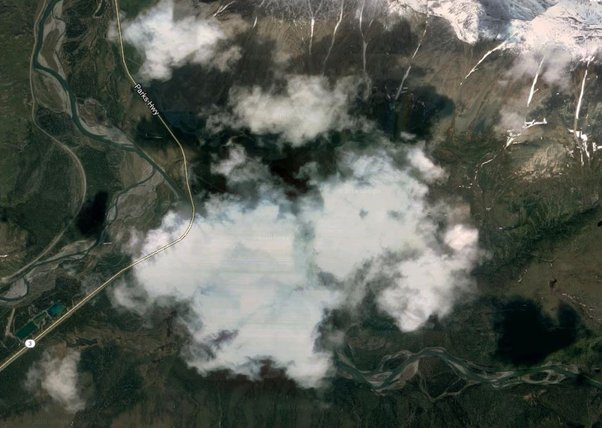
#> input picture Clouds_img/cloud6.jpg, 602 x 428 px, found by its file name
$ python 'Cloud Analaysis 3.py'
#> lines starting #> are read from the running program, lines starting #| are printed output that depends on the picture; after the words box and inside, x2 and y2 are one past the last pixel; in counts of white or black regions, pixels touching at a corner belong together
import cv2
import numpy as np
import matplotlib.pyplot as plt

# This Segement Images of Clouds and field and Mountains

img = cv2.imread('C:/Mugesh Rao/JIT/CANSAT/CANSAT_OpneCV_Project/Clouds_img/cloud6.jpg')
#> img is the input picture: shape (428, 602, 3); mean B, G, R 83.6, 92.1, 87

gray = cv2.cvtColor(img, cv2.COLOR_BGR2GRAY)

ret, thresh = cv2.threshold(gray, 127, 255, cv2.THRESH_BINARY)
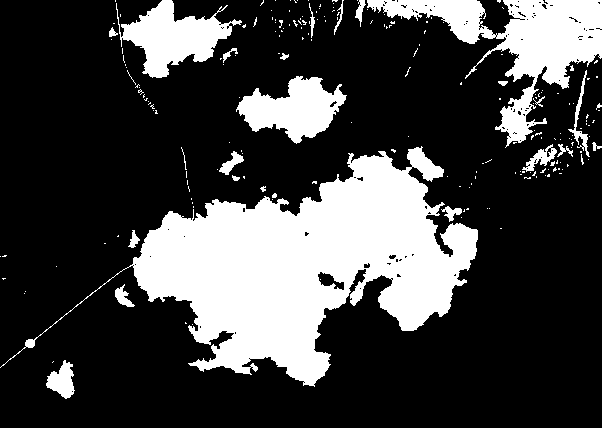
#> thresh: shape (428, 602); 25.6% white; 210 white regions (185 under 20 px)

contours, hierarchy = cv2.findContours(thresh, cv2.RETR_TREE, cv2.CHAIN_APPROX_SIMPLE)
#> contours = 341 contours, 312 with area under 20; largest, box (x1, y1, x2, y2) and area: (0, 146, 478, 387) 42514, (367, 0, 602, 148) 10268, (116, 0, 242, 78) 4316, (236, 76, 347, 144) 3942, (46, 360, 75, 399) 602

# Filter contours based on area
filtered_contours = []
for cnt in contours:
    area = cv2.contourArea(cnt)
    if area > 1000:  # adjust the threshold to filter smaller contours
        filtered_contours.append(cnt)
#> this loop made 341 passes
#> area on passes 2, 8, 15: 601.5, 173, 78.5
#> after the loop, filtered_contours = 4 contours; box (x1, y1, x2, y2) and area: (0, 146, 478, 387) 42514, (367, 0, 602, 148) 10268, (116, 0, 242, 78) 4316, (236, 76, 347, 144) 3942

# Create a blank mask for the clouds
mask_clouds = np.zeros_like(thresh)

# Create a blank mask for the mountains
mask_mountains = np.zeros_like(thresh)

# Identify the contours for clouds and mountains
for cnt in filtered_contours:
    # Find the bounding box of the contour
    x, y, w, h = cv2.boundingRect(cnt)
    aspect_ratio = w / h

    # If the aspect ratio of the bounding box is greater than a threshold, it's likely a mountain
    if aspect_ratio > 2:
        cv2.drawContours(mask_mountains, [cnt], -1, 255, -1)
    # Otherwise, it's likely a cloud
    else:
        cv2.drawContours(mask_clouds, [cnt], -1, 255, -1)
#> this loop made 4 passes
#> (x, y, w, h, aspect_ratio) on passes 1 to 4: (0, 146, 478, 241, 1.98), (236, 76, 111, 68, 1.63), (367, 0, 235, 148, 1.59), (116, 0, 126, 78, 1.62)
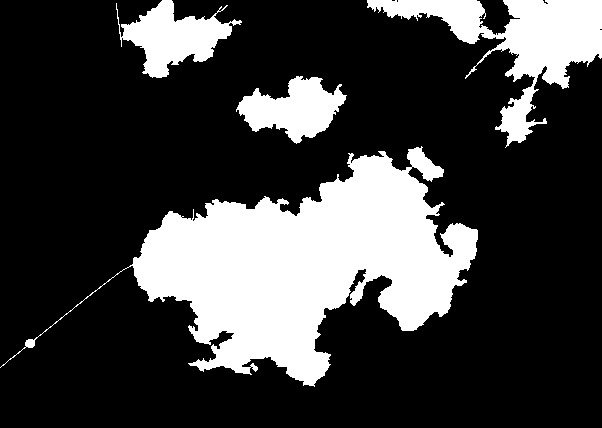
#> mask_clouds: shape (428, 602); 24.5% white; 4 white regions, box (x1, y1, x2, y2) and area: (0, 146, 478, 387) 43568, (367, 0, 602, 148) 10889, (116, 0, 242, 78) 4575, (236, 76, 347, 144) 4120
#> mask_mountains: shape (428, 602); every value is 0

# Apply morphological operations to remove noise and fill gaps in the clouds
kernel = np.ones((5, 5), np.uint8)
opening = cv2.morphologyEx(mask_clouds, cv2.MORPH_OPEN, kernel, iterations=2)
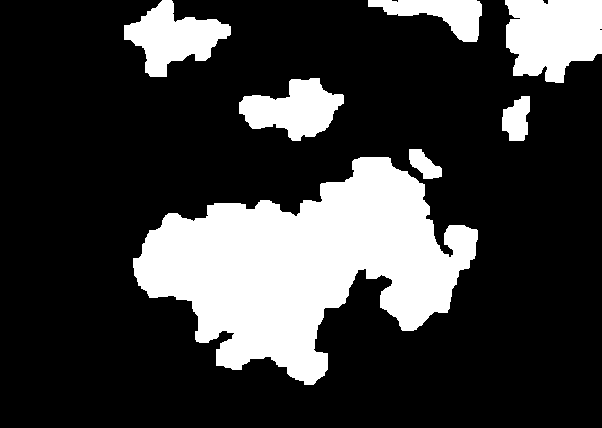
#> opening: shape (428, 602); 23.2% white; 7 white regions, largest, box (x1, y1, x2, y2) and area: (133, 157, 478, 385) 41196, (505, 0, 602, 83) 6474, (124, 0, 231, 77) 4266
closing = cv2.morphologyEx(opening, cv2.MORPH_CLOSE, kernel, iterations=2)
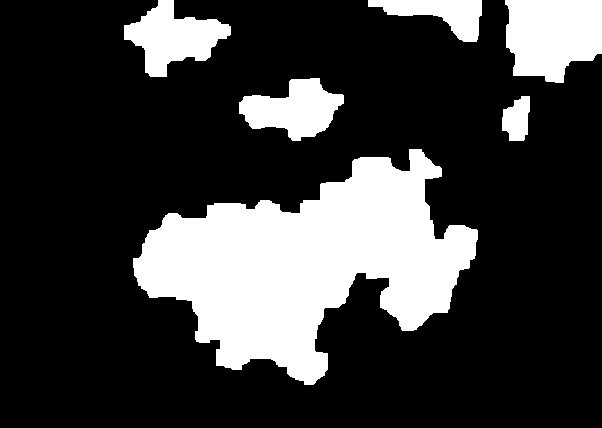
#> closing: shape (428, 602); 23.5% white; 6 white regions, box (x1, y1, x2, y2) and area: (133, 149, 478, 385) 42356, (505, 0, 602, 83) 6583, (124, 0, 231, 77) 4321, (239, 78, 344, 141) 3915, (368, 0, 482, 42) 2358, (502, 96, 530, 141) 941

# Draw the filtered contours on the original image
img_masked = cv2.bitwise_and(img, img, mask=mask_mountains)
#> img_masked: shape (428, 602, 3); every value is 0
img_masked = cv2.bitwise_or(img_masked, img, mask=closing)
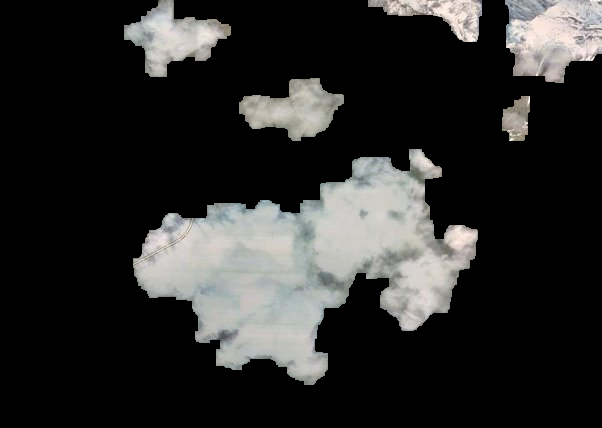
#> img_masked: shape (428, 602, 3); mean B, G, R 42, 43, 43

# Display the segmented image
plt.imshow(img_masked)
plt.show()

$ run again, with Clouds_img/cloud5.jpg copied over Clouds_img/cloud6.jpg
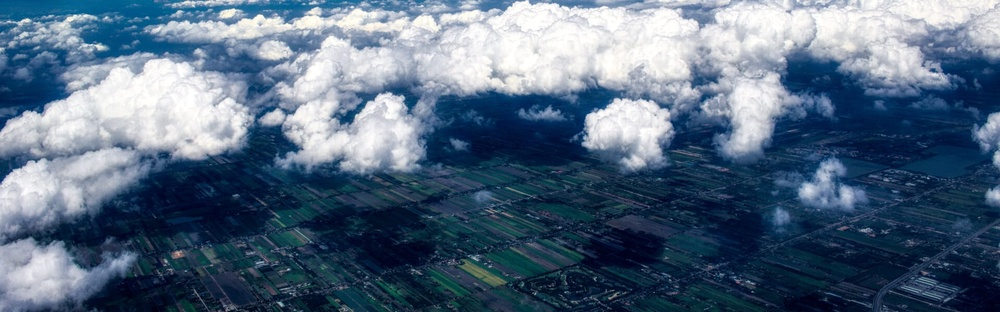
#> input picture Clouds_img/cloud5.jpg, 1000 x 312 px, shrunk from 1920 x 600 before the run, found by its file name
#> img is the input picture: shape (312, 1000, 3); mean B, G, R 128.4, 106.3, 85.8
#> `ret, thresh = cv2.threshold(gray, 127, 255, cv2.THRESH_BINARY)`:
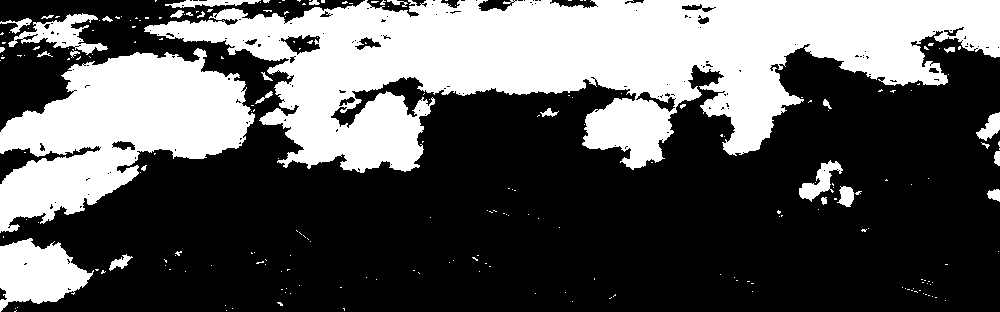
#> thresh: shape (312, 1000); 35.7% white; 233 white regions (204 under 20 px)
#> contours = 417 contours, 375 with area under 20; largest, box (x1, y1, x2, y2) and area: (144, 0, 1000, 173) 76108, (0, 48, 255, 233) 25038, (0, 238, 94, 312) 4177, (8, 13, 108, 55) 1431, (799, 160, 843, 202) 632
#> the loop `for cnt in contours:` made 417 passes
#> area on passes 80, 175, 236: 4177, 25038, 1431
#> after the loop `for cnt in contours:`: filtered_contours = 4 contours; box (x1, y1, x2, y2) and area: (144, 0, 1000, 173) 76108, (0, 48, 255, 233) 25038, (0, 238, 94, 312) 4177, (8, 13, 108, 55) 1431
#> the loop `for cnt in filtered_contours:` made 4 passes
#> (x, y, w, h, aspect_ratio) on passes 1 to 4: (0, 238, 94, 74, 1.27), (0, 48, 255, 185, 1.38), (8, 13, 100, 42, 2.38), (144, 0, 856, 173, 4.95)
#> opening: shape (312, 1000); 9.3% white; 2 white regions, box (x1, y1, x2, y2) and area: (0, 53, 253, 231) 24885, (0, 240, 87, 303) 4144
#> closing: shape (312, 1000); 9.5% white; 2 white regions, box (x1, y1, x2, y2) and area: (0, 53, 253, 231) 25484, (0, 240, 87, 303) 4161
#> `img_masked = cv2.bitwise_or(img_masked, img, mask=closing)`:
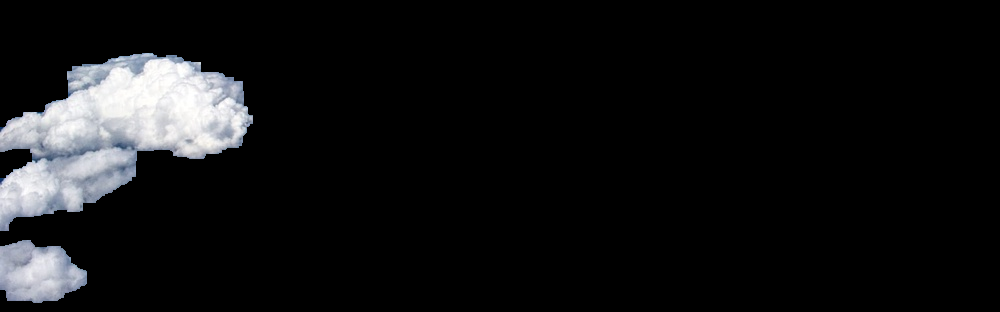
#> img_masked: shape (312, 1000, 3); mean B, G, R 19.9, 18.9, 18.5

$ run again, with Clouds_img/cloud1.png saved as Clouds_img/cloud6.jpg
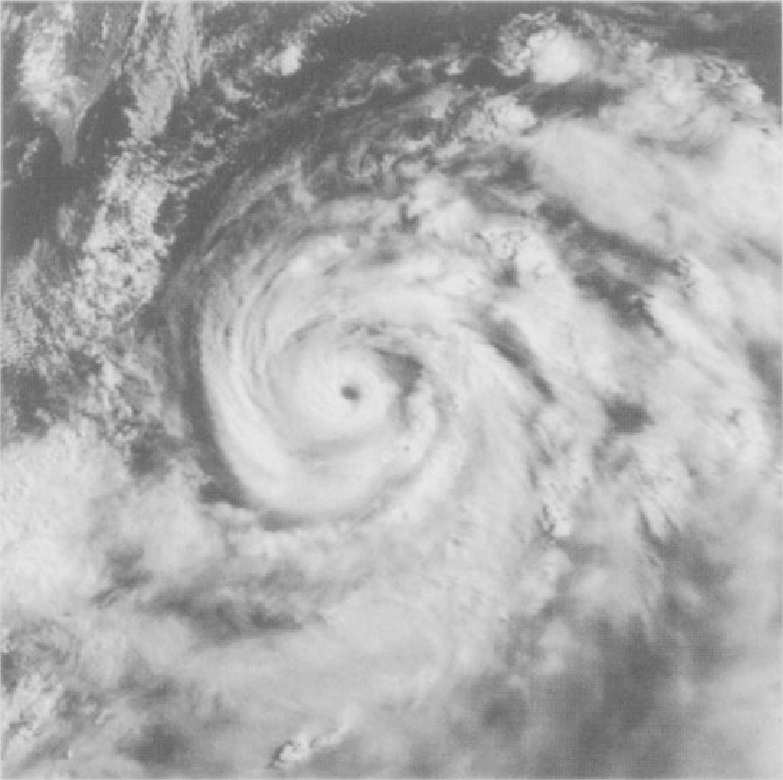
#> input picture Clouds_img/cloud1.png, 783 x 780 px, found by its file name
#> img is the input picture: shape (780, 783, 3); mean B, G, R 172.1, 172.1, 172.1
#> `ret, thresh = cv2.threshold(gray, 127, 255, cv2.THRESH_BINARY)`:
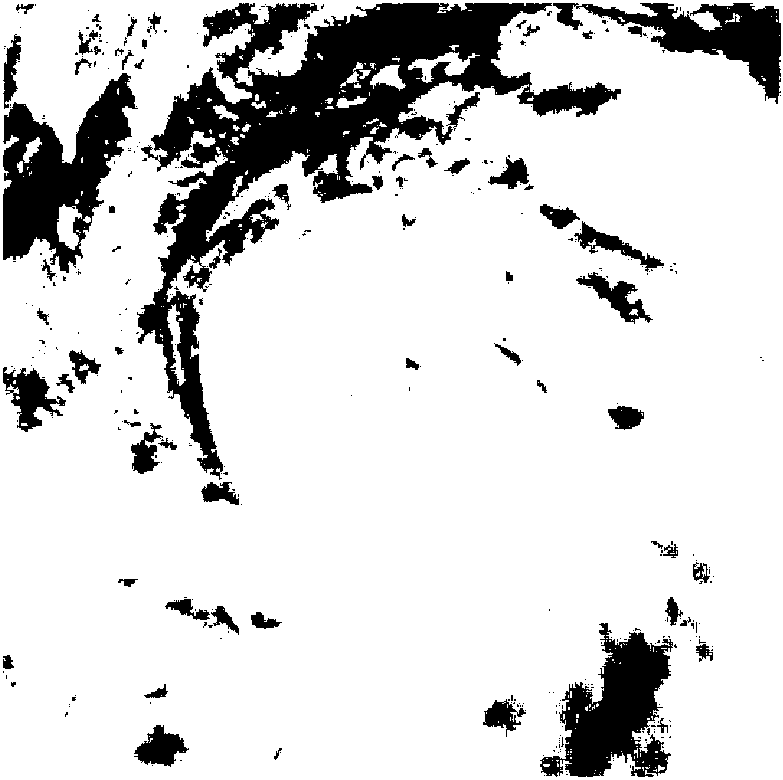
#> thresh: shape (780, 783); 83.8% white; 431 black regions (362 under 20 px)
#> contours = 818 contours, 704 with area under 20; largest, box (x1, y1, x2, y2) and area: (0, 0, 783, 780) 609178, (136, 2, 622, 481) 56342, (2, 72, 139, 274) 14623, (539, 622, 674, 778) 11300, (575, 2, 782, 105) 7707
#> the loop `for cnt in contours:` made 818 passes
#> area on passes 17, 28, 34: 50, 22.5, 24
#> after the loop `for cnt in contours:`: filtered_contours = 9 contours; largest, box (x1, y1, x2, y2) and area: (0, 0, 783, 780) 609178, (136, 2, 622, 481) 56342, (2, 72, 139, 274) 14623, (539, 622, 674, 778) 11300, (575, 2, 782, 105) 7707
#> the loop `for cnt in filtered_contours:` made 9 passes
#> (x, y, w, h, aspect_ratio) on passes 2 to 9: (133, 724, 57, 44, 1.3), (539, 622, 135, 156, 0.865), (2, 366, 65, 67, 0.97), (575, 271, 79, 54, 1.46), (573, 220, 92, 53, 1.74), (2, 72, 137, 202, 0.678), (575, 2, 207, 103, 2.01), (136, 2, 486, 479, 1.01)
#> after the loop `for cnt in filtered_contours:`:
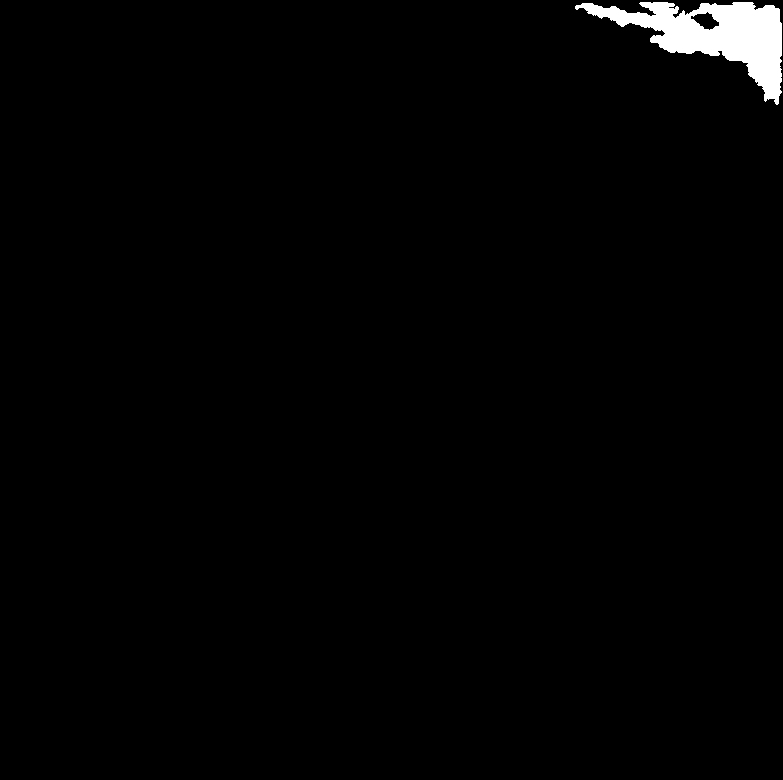
#> mask_mountains: shape (780, 783); 1.3% white; 1 white region, box (x1, y1, x2, y2) and area: (575, 2, 782, 105) 8127
